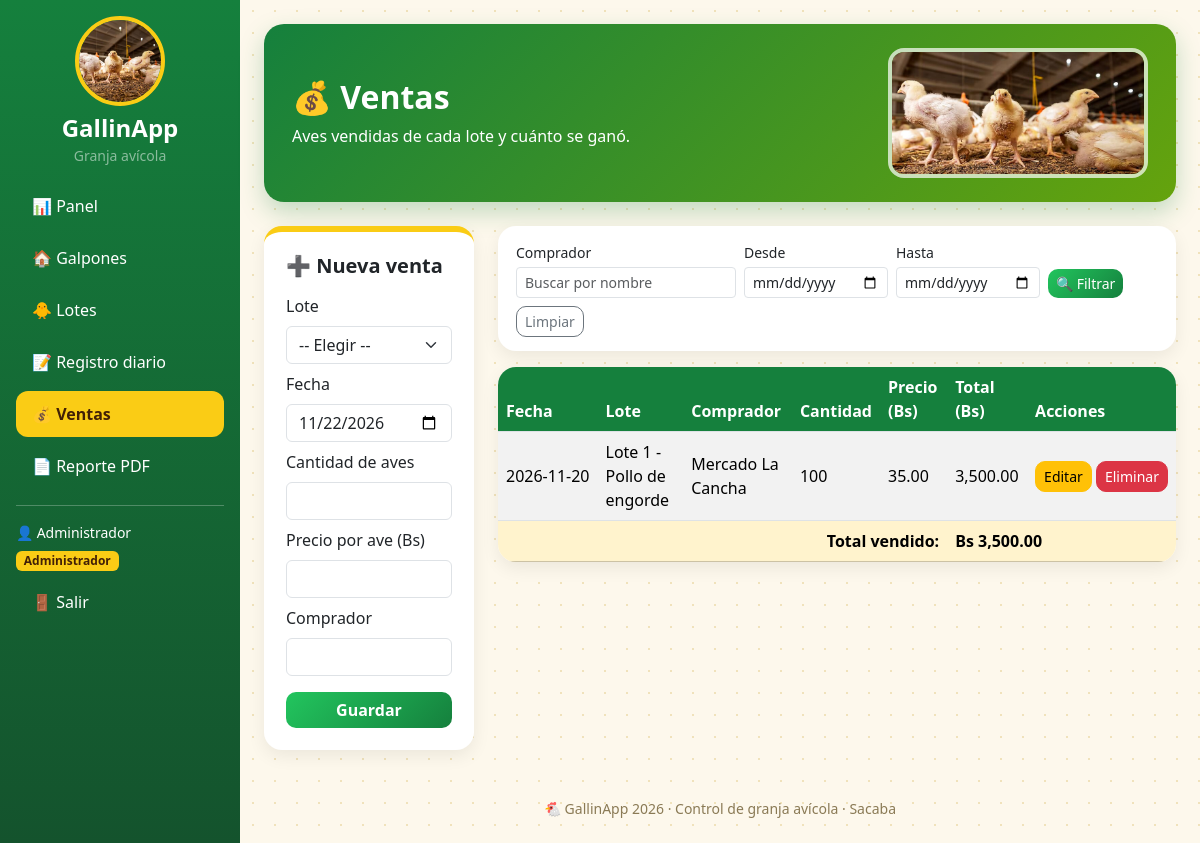
Screenshot of /index.php?p=venta (signed in) with the database file from the repository.
### tables this page shows
CREATE TABLE ventas (
  id_venta  INT AUTO_INCREMENT PRIMARY KEY,
  id_lote   INT NOT NULL,
  fecha     DATE NOT NULL,
  cantidad  INT NOT NULL,
  precio    DECIMAL(8,2) NOT NULL,    
  comprador VARCHAR(100),
  FOREIGN KEY (id_lote) REFERENCES lotes(id_lote) ON DELETE CASCADE
);

CREATE TABLE tipos (
  id_tipo INT AUTO_INCREMENT PRIMARY KEY,
  nombre  VARCHAR(50) NOT NULL
);

### controllers/ventaController.php (called while the page is built, shortened)
<?php
require 'models/ventaModel.php';
$modelo    = new VentaModel($con);
$error     = '';
if ($error) {
    $venta = $_POST;
} else {
    $venta = isset($_GET['editar']) ? $modelo->buscar($_GET['editar']) : null;
}
$ventas = $modelo->listar($_GET);
require 'views/ventas.php';

### index.php (called while the page is built, shortened)
<?php
function e($texto) {
    return htmlspecialchars($texto ?? '');
}
$p = $_GET['p'] ?? 'panel';
require "controllers/{$p}Controller.php";

### models/ventaModel.php (called while the page is built, shortened)
<?php
class VentaModel {
    private $con;
    public function __construct($con) {
        $this->con = $con;
    }
    public function listar($f = []) {
        $sql = "SELECT v.*, v.cantidad * v.precio AS total, t.nombre AS tipo, g.nombre AS galpon
                FROM ventas v
                JOIN lotes l    ON l.id_lote   = v.id_lote
                JOIN tipos t    ON t.id_tipo   = l.id_tipo
                JOIN galpones g ON g.id_galpon = l.id_galpon
                WHERE 1 = 1";
        $datos = [];
        $st = $this->con->prepare($sql . " ORDER BY v.fecha DESC, v.id_venta DESC");
        $st->execute($datos);
        return $st->fetchAll();
    }
}

### views/ventas.php (the view, shortened to what this page needs)
<?php require 'views/menu.php'; ?>
<div class="cabecera d-flex justify-content-between align-items-center">
  <div>
    <h2 class="fw-bold">💰 Ventas</h2>
    <p class="mb-0">Aves vendidas de cada lote y cuánto se ganó.</p>
  </div>
  <img src="views/images/pollitos.jpg" class="d-none d-md-block" alt="Pollitos">
</div>
<div class="row g-4">
  <div class="col-lg-3">
    <div class="caja caja-form">
      <h5 class="fw-bold mb-3"><?= !empty($venta['id_venta']) ? '✏️ Editar venta' : '➕ Nueva venta' ?></h5>
      <form method="POST" class="validar">
        <label class="form-label">Lote</label>
        <select name="id_lote" class="form-select mb-2" required>
          <option value="">-- Elegir --</option>
        </select>
        <label class="form-label">Fecha</label>
        <input type="date" name="fecha" class="form-control mb-2" value="<?= $venta['fecha'] ?? date('Y-m-d') ?>" required>
        <label class="form-label">Cantidad de aves</label>
        <input type="number" name="cantidad" min="1" class="form-control mb-2" value="<?= $venta['cantidad'] ?? '' ?>" required>
        <label class="form-label">Precio por ave (Bs)</label>
        <input type="number" name="precio" min="0" step="0.01" class="form-control mb-2" value="<?= $venta['precio'] ?? '' ?>" required>
        <label class="form-label">Comprador</label>
        <input name="comprador" class="form-control mb-3" value="<?= e($venta['comprador'] ?? '') ?>">
        <button class="btn btn-success w-100 fw-bold">Guardar</button>
      </form>
    </div>
  </div>
  <div class="col-lg-9">
    <form method="GET" class="caja filtros d-flex flex-wrap gap-2 align-items-end mb-3">
      <div>
        <label class="form-label small mb-1">Comprador</label>
        <input name="comprador" class="form-control form-control-sm" placeholder="Buscar por nombre" value="<?= e($_GET['comprador'] ?? '') ?>">
      </div>
      <div>
        <label class="form-label small mb-1">Desde</label>
        <input type="date" name="desde" class="form-control form-control-sm" value="<?= e($_GET['desde'] ?? '') ?>">
      </div>
      <div>
        <label class="form-label small mb-1">Hasta</label>
        <input type="date" name="hasta" class="form-control form-control-sm" value="<?= e($_GET['hasta'] ?? '') ?>">
      </div>
      <button class="btn btn-sm btn-success">🔍 Filtrar</button>
      <a href="index.php?p=venta" class="btn btn-sm btn-outline-secondary">Limpiar</a>
    </form>
    <div class="caja p-0 table-responsive">
      <table class="table table-striped table-hover align-middle mb-0">
        <thead>
          <tr><th>Fecha</th><th>Lote</th><th>Comprador</th><th>Cantidad</th><th>Precio (Bs)</th><th>Total (Bs)</th><th>Acciones</th></tr>
        </thead>
        <tbody>
          <?php foreach ($ventas as $v): ?>
            <tr>
              <td class="text-nowrap"><?= $v['fecha'] ?></td>
              <td>Lote <?= $v['id_lote'] ?> - <?= $v['tipo'] ?></td>
              <td><?= e($v['comprador']) ?></td>
              <td><?= $v['cantidad'] ?></td>
              <td><?= $v['precio'] ?></td>
              <td><?= number_format($v['total'], 2) ?></td>
              <td class="text-nowrap">
                <a href="index.php?p=venta&editar=<?= $v['id_venta'] ?>" class="btn btn-sm btn-warning">Editar</a>
                <form method="POST" class="d-inline" onsubmit="return confirm('¿Eliminar esta venta?')">
                  <button name="eliminar" value="<?= $v['id_venta'] ?>" class="btn btn-sm btn-danger">Eliminar</button>
                </form>
              </td>
            </tr>
          <?php endforeach; ?>
        </tbody>
        <tfoot>
          <tr class="table-warning">
            <th colspan="5" class="text-end">Total vendido:</th>
            <th colspan="2">Bs <?= number_format(array_sum(array_column($ventas, 'total')), 2) ?></th>
          </tr>
        </tfoot>
      </table>
    </div>
  </div>
</div>
<?php require 'views/pie.php'; ?>

### views/css/estilos.css (style rules this page uses)
body { background: #fdf8ec radial-gradient(#f0e2bb 1.2px, transparent 1.2px) 0 0 / 22px 22px; }
.cabecera { background: linear-gradient(135deg, #15803d, #65a30d); color: white; border-radius: 20px; padding: 24px 28px; margin-bottom: 24px; box-shadow: 0 10px 25px rgba(21, 128, 61, 0.25); }
.cabecera img { width: 260px; height: 130px; object-fit: cover; border-radius: 16px; border: 4px solid rgba(255, 255, 255, 0.7); }
.caja { background: white; border-radius: 18px; padding: 22px; box-shadow: 0 6px 18px rgba(0, 0, 0, 0.07); }
.caja-form { border-top: 6px solid #facc15; }
.table thead th { background-color: #15803d; color: white; }
.filtros { padding: 14px 18px; }
.btn { border-radius: 10px; }
.btn-success { background: linear-gradient(135deg, #22c55e, #15803d); border: 0; }

### rows the page displays
ventas: fecha "2026-11-20", id_lote "1", tipos.nombre "Pollo de engorde", comprador "Mercado La Cancha", cantidad "100", precio "35.00", total "3,500.00"

### other values shown
$_SESSION['nombre'] "Administrador"
array_sum(array_column($ventas, 'total')) "3,500.00"
